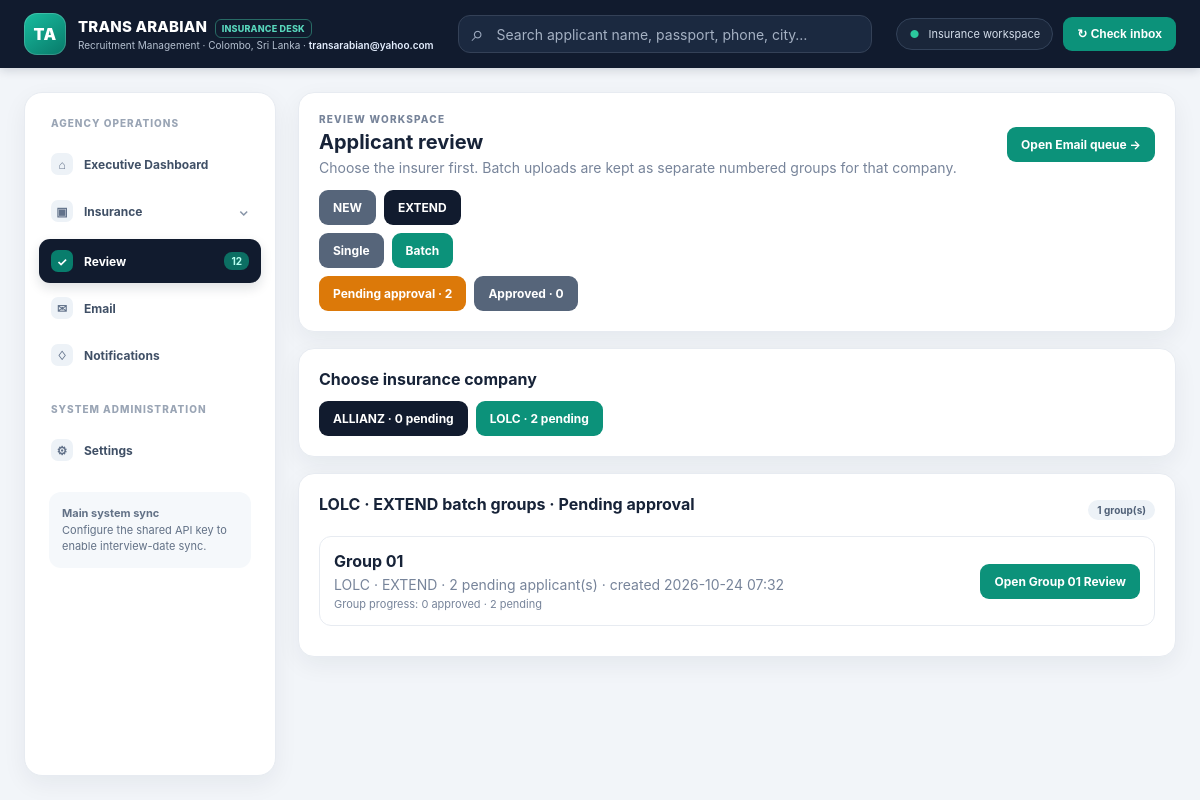
Screenshot of /reviews?kind=EXTEND&mode=BATCH&status=PENDING&company=LOLC with the database file from the repository.
### app/models.py (models this page shows)
class ApplicantGroup(db.Model):
    id = db.Column(db.Integer, primary_key=True)
    company = db.Column(db.String(20), nullable=False, index=True)
    kind = db.Column(db.String(10), nullable=False, index=True)
    entry_mode = db.Column(db.String(10), default="BATCH", nullable=False)
    group_number = db.Column(db.Integer, nullable=False)
    created_at = db.Column(db.DateTime, default=datetime.now)

### app/routes.py (the view)
@bp.route("/reviews")
def review_queue():
    kind = request.args.get("kind", "NEW").upper()
    mode = request.args.get("mode", "SINGLE").upper()
    status = request.args.get("status", "PENDING").upper()
    company = request.args.get("company", "").upper()
    if kind not in ("NEW", "EXTEND"): kind = "NEW"
    if mode not in ("SINGLE", "BATCH"): mode = "SINGLE"
    if status not in ("PENDING", "APPROVED"): status = "PENDING"
    if company not in COMPANIES: company = ""
    statuses = ["NEEDS_REVIEW", "EXTEND_DRAFT"] if status == "PENDING" else ["APPROVED"]
    company_counts = {}
    for name in COMPANIES:
        q = Applicant.query.filter_by(company=name, kind=kind, entry_mode=mode).filter(Applicant.status.in_(statuses))
        company_counts[name] = q.count()
    counts = {
        "PENDING": Applicant.query.filter(Applicant.kind == kind, Applicant.entry_mode == mode,
                    Applicant.status.in_(["NEEDS_REVIEW", "EXTEND_DRAFT"]),
                    *(([Applicant.company == company]) if company else [])).count(),
        "APPROVED": Applicant.query.filter(Applicant.kind == kind, Applicant.entry_mode == mode,
                    Applicant.status == "APPROVED", *(([Applicant.company == company]) if company else [])).count(),
    }
    rows, groups = [], []
    if company and mode == "SINGLE":
        rows = Applicant.query.filter_by(company=company, kind=kind, entry_mode=mode)\
            .filter(Applicant.status.in_(statuses)).order_by(Applicant.id.desc()).limit(500).all()
    elif company and mode == "BATCH":
        available_groups = ApplicantGroup.query.filter_by(company=company, kind=kind, entry_mode="BATCH")\
            .order_by(ApplicantGroup.group_number.asc()).all()
        for group in available_groups:
            members = [a for a in group.applicants if a.status in statuses]
            if not members: continue
            groups.append({"group": group, "rows": sorted(members, key=lambda a: a.id),
                           "pending": sum(a.status in ("NEEDS_REVIEW", "EXTEND_DRAFT") for a in group.applicants),
                           "approved": sum(a.status == "APPROVED" for a in group.applicants)})
    return render_template("review_queue.html", rows=rows, groups=groups, company=company,
                           company_counts=company_counts, companies=COMPANIES, kind=kind, mode=mode,
                           status=status, counts=counts)

### app/routes.py (called while the page is built)
@bp.context_processor
def _ctx():
    return {"unseen": Notification.query.filter_by(seen=False).count(),
            "registry_count": Applicant.query.filter(~Applicant.status.like("CANCELLED_%")).count(),
            "review_count": Applicant.query.filter(Applicant.status.in_(["NEEDS_REVIEW","EXTEND_DRAFT"])).count(),
            "main_system_connected": bool(current_app.config.get("MAIN_SYSTEM_API_KEY")),
            "SALUTATIONS": SALUTATIONS, "GENDERS": GENDERS, "COMPANIES": COMPANIES}

### app/templates/review_queue.html (shortened to what this page needs)
{% extends "base.html" %}{% block title %}Review Queue · Trans Arabian{% endblock %}{% block body %}
<div class="card"><div class="toolbar"><div><div class="subtle" style="font-size:10px;font-weight:800;letter-spacing:.12em;text-transform:uppercase">Review workspace</div><h2 style="margin:5px 0">Applicant review</h2><div class="subtle">Choose the insurer first. Batch uploads are kept as separate numbered groups for that company.</div></div><a class="btn green" href="{{url_for('main.emails')}}">Open Email queue →</a></div>
<div class="toolbar-actions" style="margin-top:14px"><a class="btn {{'dark' if kind=='NEW' else 'gray'}}" href="{{url_for('main.review_queue',kind='NEW',mode=mode,status=status,company=company)}}">NEW</a><a class="btn {{'dark' if kind=='EXTEND' else 'gray'}}" href="{{url_for('main.review_queue',kind='EXTEND',mode=mode,status=status,company=company)}}">EXTEND</a></div>
<div class="toolbar-actions" style="margin-top:8px"><a class="btn {{'green' if mode=='SINGLE' else 'gray'}}" href="{{url_for('main.review_queue',kind=kind,mode='SINGLE',status=status,company=company)}}">Single</a><a class="btn {{'green' if mode=='BATCH' else 'gray'}}" href="{{url_for('main.review_queue',kind=kind,mode='BATCH',status=status,company=company)}}">Batch</a></div>
<div class="toolbar-actions" style="margin-top:8px"><a class="btn {{'orange' if status=='PENDING' else 'gray'}}" href="{{url_for('main.review_queue',kind=kind,mode=mode,status='PENDING',company=company)}}">Pending approval · {{counts.PENDING}}</a><a class="btn {{'green' if status=='APPROVED' else 'gray'}}" href="{{url_for('main.review_queue',kind=kind,mode=mode,status='APPROVED',company=company)}}">Approved · {{counts.APPROVED}}</a></div>
</div>
<div class="card"><h3>Choose insurance company</h3><div class="toolbar-actions">{% for name in companies %}<a class="btn {{'green' if company==name else 'dark'}}" href="{{url_for('main.review_queue',kind=kind,mode=mode,status=status,company=name)}}">{{name}} · {{company_counts[name]}} {{'pending' if status=='PENDING' else 'approved'}}</a>{% endfor %}</div></div>
{% if company %}
  {% if mode=='BATCH' %}
  <div class="card"><div class="toolbar"><h3>{{company}} · {{kind}} batch groups · {{'Pending approval' if status=='PENDING' else 'Approved'}}</h3><span class="pill">{{groups|length}} group(s)</span></div>
    {% for item in groups %}<div class="toolbar" style="border:1px solid #e7ebf1;border-radius:12px;padding:14px;margin:10px 0"><div><h3 style="margin:0 0 5px">Group {{'%02d'|format(item.group.group_number)}}</h3><div class="subtle">{{item.group.company}} · {{item.group.kind}} · {{item.rows|length}} {{'pending' if status=='PENDING' else 'approved'}} applicant(s) · created {{item.group.created_at.strftime('%Y-%m-%d %H:%M')}}</div><div class="subtle" style="font-size:11px;margin-top:4px">Group progress: {{item.approved}} approved · {{item.pending}} pending</div></div><a class="btn green" href="{{url_for('main.review_group',group_id=item.group.id,status=status)}}">Open Group {{'%02d'|format(item.group.group_number)}} Review</a></div>
    {% else %}<div class="hintbox">No {{status|lower}} {{kind}} groups for {{company}}.</div>{% endfor %}
  </div>
  {% endif %}
{% endif %}
{% endblock %}

### app/templates/base.html (style rules this page uses)
:root { --navy:#111b2e;--navy2:#17243a;--teal:#079b83;--teal2:#067e6c;--ink:#1b2638;--muted:#77849a;--line:#e7ebf1;--bg:#f2f5f9;--card:#fff;--shadow:0 8px 24px rgba(15,29,50,.06) }
* { box-sizing:border-box }
body { margin:0;background:var(--bg);color:var(--ink);font:14px Inter,ui-sans-serif,system-ui,-apple-system,"Segoe UI",Arial,sans-serif }
.card { background:var(--card);border:1px solid var(--line);border-radius:16px;padding:20px;margin-bottom:16px;box-shadow:var(--shadow);overflow-x:auto }
.card h2,.card h3 { margin:0 0 12px;color:#172338 }
.card h2 { font-size:20px }
.card h3 { font-size:16px }
.pill { display:inline-flex;align-items:center;padding:4px 9px;border-radius:20px;background:#edf2f7;color:#506077;font-size:10px;font-weight:750;white-space:nowrap }
.btn { display:inline-flex;align-items:center;justify-content:center;gap:7px;background:#0b6bcb;color:#fff;border:0;padding:10px 14px;border-radius:9px;cursor:pointer;font-weight:750;font-size:12px;text-decoration:none;white-space:nowrap }
.btn.green { background:#0c927a }
.btn.gray { background:#56657a }
.btn.dark { background:var(--navy) }
.btn.orange { background:#dc7909 }
a { color:#087b70 }
.toolbar { display:flex;align-items:center;justify-content:space-between;gap:12px;flex-wrap:wrap }
.toolbar-actions { display:flex;gap:8px;flex-wrap:wrap }
.subtle { color:var(--muted) }

### rows the page displays
ApplicantGroup: group.group_number "01", group.company "LOLC", group.kind "EXTEND", group.created_at "2026-10-24 07:32", group.group_number "01"

### other values shown
{{ review_count }} "12"
{{ counts.PENDING }} "2"
{{ counts.APPROVED }} "0"
{{ name }} "ALLIANZ" "LOLC"
{{ company_counts[name] }} "0" "2"
{{ 'pending' if status=='PENDING' else 'approved' }} "pending" "pending"
{{ company }} "LOLC"
{{ kind }} "EXTEND"
{{ 'Pending approval' if status=='PENDING' else 'Approved' }} "Pending approval"
{{ groups|length }} "1"
{{ item.rows|length }} "2"
{{ 'pending' if status=='PENDING' else 'approved' }} "pending"
{{ item.approved }} "0"
{{ item.pending }} "2"
